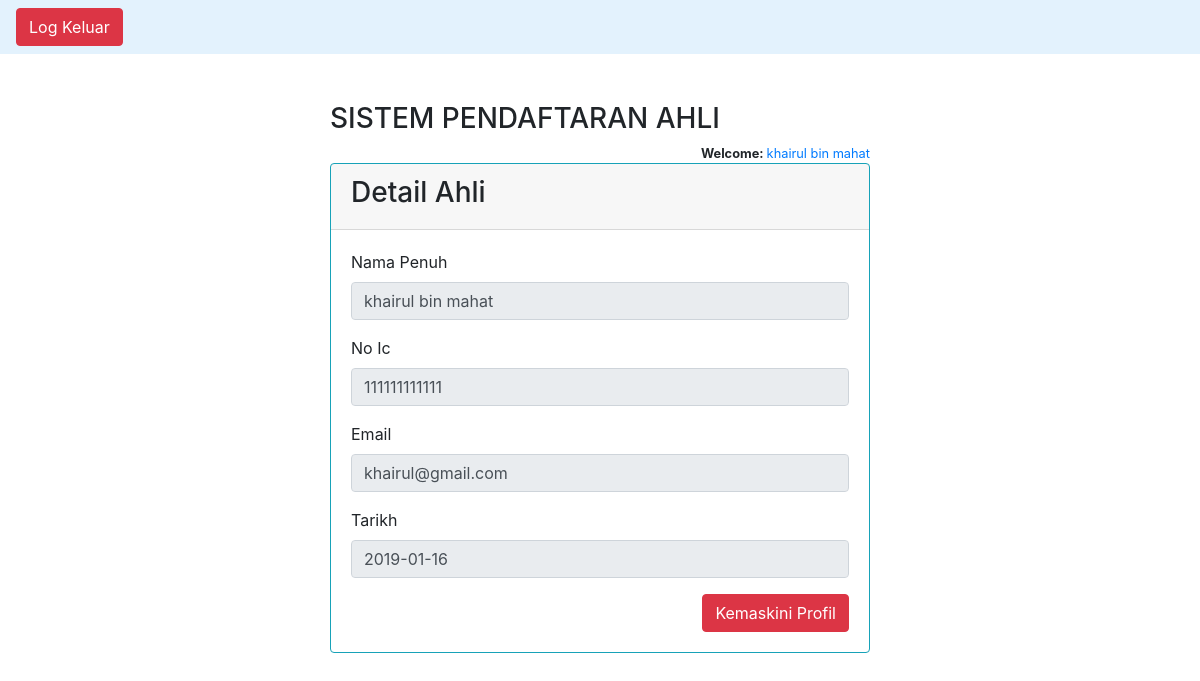
The app's page /ahli/index.php (signed in) with its own data.
### tables this page shows
CREATE TABLE `ahli` (
  `ahli_id` int(11) NOT NULL,
  `ahli_nama` varchar(200) NOT NULL,
  `ahli_ic` varchar(50) NOT NULL,
  `ahli_email` varchar(100) NOT NULL,
  `ahli_pass` varchar(100) NOT NULL,
  `ahli_tarikhdaftar` date NOT NULL
);

### ahli/inc/secureahli.php (called while the page is built, shortened)
<?php
$ahliid = $_SESSION['ahli_id'];
$getuser = "SELECT ahli_nama FROM ahli WHERE ahli_id = '$ahliid'";
$result = mysqli_query($conn, $getuser) or die (mysqli_error($conn));
$rowahlisecure = mysqli_fetch_array($result);
?>

### controller/controlahli.php (called while the page is built, shortened)
<?php
	class controlahli {
		public function getahli($id){
			$conf = new config();
			$conn = $conf->open();
			$rsreq = mysqli_query($conn, "SELECT * FROM ahli WHERE ahli_id = '$id'");
			return $rsreq;
		}
	}
?>

### ahli/index.php (the view)
<?php
  include '../controller/controlahli.php';
  $obj = new controlahli();
  $conf = new config();
  $conn = $conf->open();
  include 'inc/secureahli.php';
  $rsahliupdate = $obj->getahli($ahliid);
  $rowahli = mysqli_fetch_array($rsahliupdate);
?>
<!DOCTYPE html>
<html>
<?php include 'inc/head.php'; ?>
<body>
  <?php include 'inc/nav.php'; ?>
  <div class="container mt-5">
    <?php include 'inc/title.php'; ?>
    <div class="row">
      <div class="col-md-6 mx-auto">
        <div class="card border-info mt-10">
          <div class="card-header">
            <h3>Detail Ahli</h3>
          </div>
          <div class="card-body">
              <div class="form-group">
                <label>Nama Penuh</label>
                <input class="form-control" value="<?php echo $rowahli['ahli_nama'] ?>" readonly>
              </div>
              <div class="form-group">
                <label>No Ic</label>
                <input class="form-control" value="<?php echo $rowahli['ahli_ic'] ?>" readonly>
              </div>
              <div class="form-group">
                <label>Email</label>
                <input class="form-control" value="<?php echo $rowahli['ahli_email'] ?>" readonly>
              </div>
              <div class="form-group">
                <label>Tarikh</label>
                <input class="form-control" value="<?php echo $rowahli['ahli_tarikhdaftar'] ?>" readonly>
              </div>
              <a class="btn btn-danger float-right" href="kemaskini.php">Kemaskini Profil</a>
          </div>
        </div>
      </div>
    </div>
  </div>
  <br>
</body>
</html>

### ahli/inc/title.php
<div class="row">
      <div class="col-md-6 mx-auto">
        <h3>SISTEM PENDAFTARAN AHLI</h3>
        <small class="float-right"><strong>Welcome: </strong><span class="text-primary"><?php echo $rowahlisecure['ahli_nama']; ?></span></small>
      </div>
    </div>

### records on screen
ahli: ahli_nama "khairul bin mahat", ahli_ic "111111111111", ahli_email "khairul@gmail.com", ahli_tarikhdaftar "2019-01-16"
